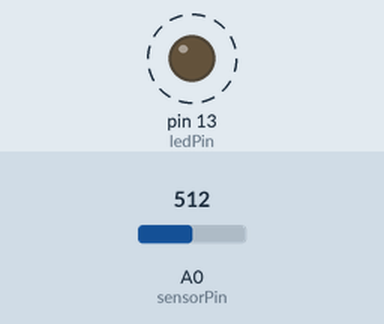
Recording of a sketch running on a simulated Arduino Uno, built with avr-gcc and run on an emulated ATmega328P. Parts: output pins drawn as LEDs (lit = HIGH). Dashed ring = blinking. The test bench sets the inputs (shaded band); at power-on: A0 (sensorPin) = 512. What the sketch prints to the serial monitor is not drawn.

Above: at 0.8 s.
Timing chart, 0 to 3.5 s (numbered marks = the images above):
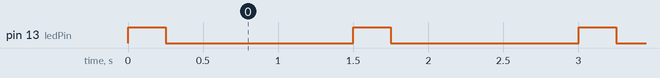

Measured:
- by itself, pin 13 (ledPin): alternates HIGH for 0.25 s and LOW for 1.3 s

The sketch:

bpm.ino
```cpp
const int sensorPin = A0;
const int ledPin = 13;

void setup() {
  pinMode(ledPin, OUTPUT);
  Serial.begin(9600);
}

void loop() {
  int sensorValue = analogRead(sensorPin);
  int bpm = map(sensorValue, 0, 1023, 40, 200);

  Serial.print("Heart Rate: ");
  Serial.print(bpm);
  Serial.println(" BPM");

  blinkLED(bpm);

  delay(1000);
}

void blinkLED(int bpm) {
  int blinkInterval = 60000 / bpm;
  digitalWrite(ledPin, HIGH);
  delay(blinkInterval / 2);
  digitalWrite(ledPin, LOW);
  delay(blinkInterval / 2);
}
```
